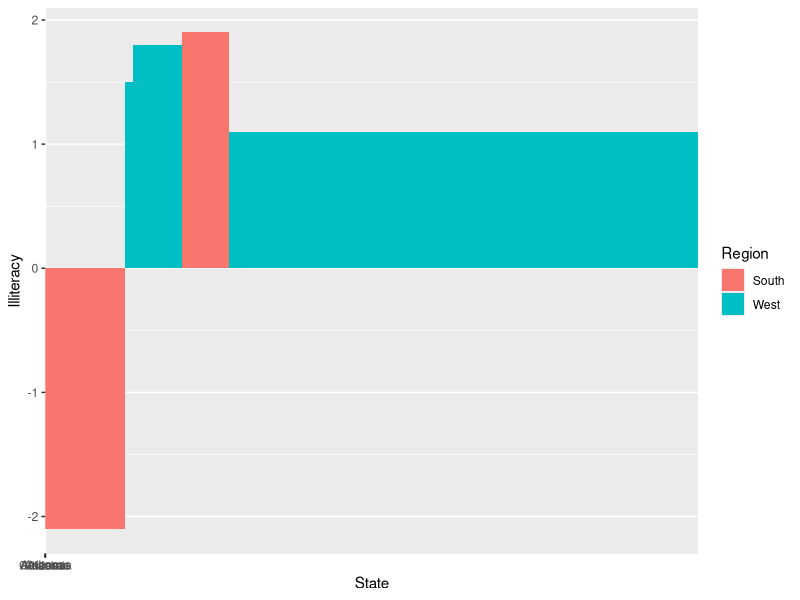

Here is the R script that generated this plot:
library(ggplot2)
library(dplyr)

library(tibble)
df <- state.x77 %>% data.frame %>% 
  rownames_to_column("State") %>% select(State, Population, Illiteracy) %>%
  head(5) %>% 
  mutate(Illiteracy = ifelse(State == "Alabama", -Illiteracy, Illiteracy)) %>%
  mutate(Region = ifelse(State %in% c("Alabama", "Arkansas"), "South", "West"))

#' TODO:
#' 1) [DONE] set positions
#' 2) [DONE] use them for widths
#' 3) use them with scale_x_continuous to set the labels
#' 4) make sure the legends are in the right place (same order as y categories)
#' 5) sort from largest to smallest (or make that an option?)
#' 6) suppress warnings

GeomBarMekko <- ggproto("GeomBarMekko", GeomBar,
                        setup_data = function(data, params) {
                          w <- data$width # save for now
                          pos <- 0.5 * (cumsum(w) + cumsum(c(0, w[-length(w)])))
                          transform(data,
                                    ymin = pmin(y, 0), ymax = pmax(y, 0),
                                    xmin = pos - width / 2, xmax = pos + width / 2, width = NULL
                          )
                        },
                        draw_panel = function(self, data, panel_scales, coord, width = NULL) {
                          # Hack to ensure that width is detected as a parameter
                          ggproto_parent(GeomRect, self)$draw_panel(data, panel_scales, coord)
                        }
)


geom_bar_mekko <- function(mapping = NULL, data = NULL,
  stat = "identity", position = "stack", width = NULL,
  ...,
  na.rm = FALSE, show.legend = NA, inherit.aes = TRUE) {

  layer(data = data,
    mapping = mapping,
      stat = stat,
      geom = GeomBarMekko,
      position = position,
      params = list(...)
  )
}

# before: with geom_bar
# df %>% ggplot(aes(x = State, y = Illiteracy, fill = Region, width = .75)) +
#   geom_bar(position = "identity", stat = "identity")
# 
# # with geom_bar, can't use variable width effectively
# df %>% ggplot(aes(x = State, y = Illiteracy, fill = Region, width = Population)) +
#   geom_bar(position = "identity", stat = "identity")

# with geom_bar_mekko, side-by-side comparisons scaled for importance stand out
df %>% ggplot(aes(x = State, y = Illiteracy, fill = Region, width = Population)) + 
  geom_bar_mekko(position = "identity")

